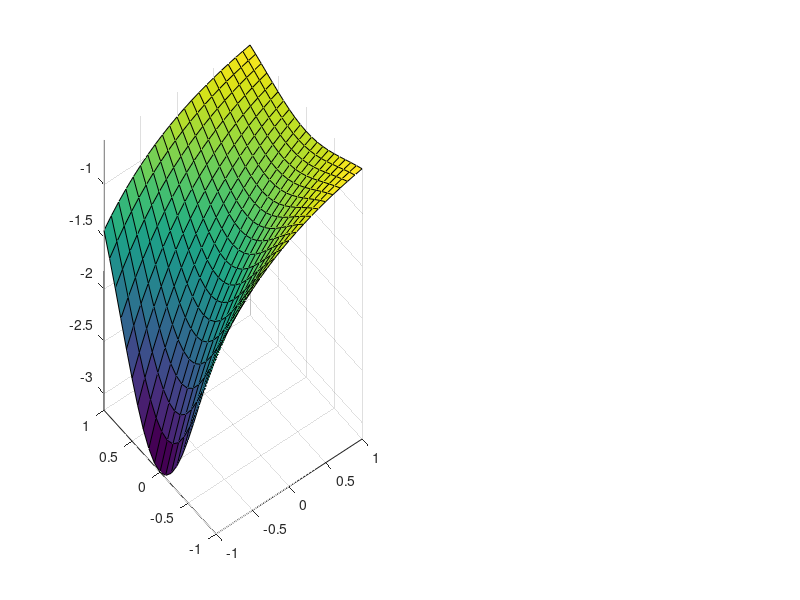

Recreate this plot in MATLAB.
x = -1:0.1:1; y = x;
[X, Y] = meshgrid(x, y);
Z = 2*cos(-6*X*Y).^3 - exp(-X-Y.^2);

figure();
subplot(1, 2, 1)
surf(X, Y, Z);
axis tight; grid on;